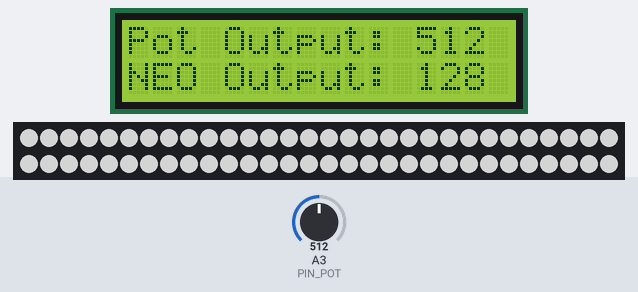
Bench run of a sketch on a simulated Arduino Uno, built with avr-gcc and run on an emulated ATmega328P. Parts: 16×2 character LCD, 60 RGB LEDs in strip order, left to right, continuing on the next row. The test bench sets the inputs (shaded band); at power-on: A3 (PIN_POT) = 512. Dim RGB values are drawn brighter than linear; the strip is taken to match the declared colour order.

Above: at 1.2 s.
1.3 s: A3 (PIN_POT) set to 4
At 2.5 s:
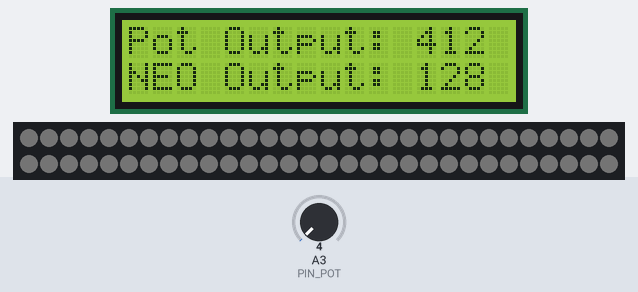
2.8 s: A3 (PIN_POT) set to 1
At 4.0 s:
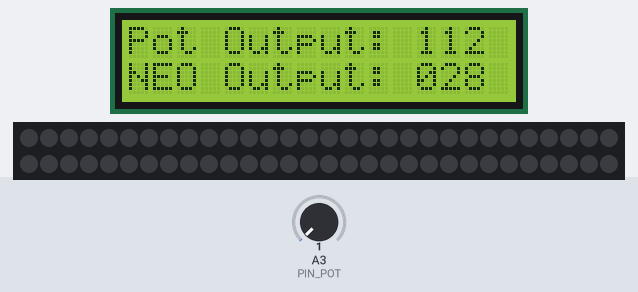
4.3 s: A3 (PIN_POT) set to 18
At 4.7 s:
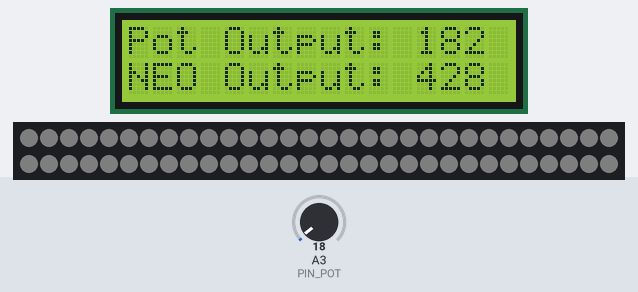
5.8 s: A3 (PIN_POT) set to 0
At 5.83 s:
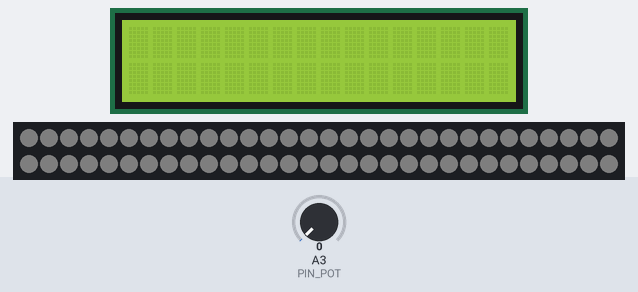
7.4 s: A3 (PIN_POT) set to 122
At 8.1 s:
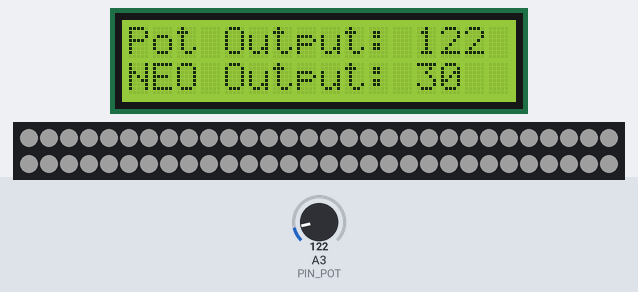
Timing chart, 0 to 10.0 s (numbered marks = the images above; inputs shaded):
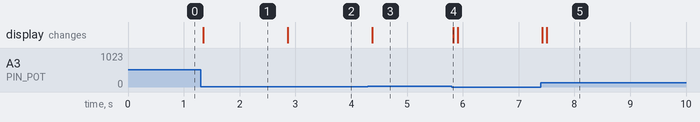

Measured:
- the behaviour switches between 3 and 2 on A3 (PIN_POT) (found by bisection; images 1 and 2)
- after the input at 1.3 s, the display: changes after 0.05 s (image 1)
- after the input at 2.8 s, the display: changes after 0.06 s (image 2)
- after the input at 4.3 s, the display: changes after 0.08 s (image 3)
- after the input at 5.8 s, the display: changes at once (image 4)
- after the input at 7.4 s, the display: first changes at once (image 5 shows a later state)

The sketch:

main.ino
```cpp
#include <Wire.h>
#include <math.h>

// LCD
#include <LiquidCrystal_I2C.h>
LiquidCrystal_I2C lcd(0x3F, 16, 2);

// POT
#define PIN_POT A3
int potVal = 0;

// NEO
#include <Adafruit_NeoPixel.h>
#define PIN_NEO_PIXEL 6
#define NUM_PIXELS 60
Adafruit_NeoPixel strip(NUM_PIXELS, PIN_NEO_PIXEL, NEO_RGBW + NEO_KHZ800); // Creating strip object
int count = 0;

void setup()
{
  Serial.begin(9600);

  // LCD
  lcd.begin();
  lcd.backlight();
  lcd.clear();

  // NEO
  strip.begin();
}

void loop()
{
  // Pot Read
  potVal = analogRead(PIN_POT);
  lcd.setCursor(0,0);
  lcd.print("Pot Output: ");
  lcd.print(potVal);

  // Neo Output
  int neoOutput = potMap(potVal);
  lcd.setCursor(0,1);
  lcd.print("NEO Output: ");
  lcd.print(neoOutput);

//strip.setPixelColor(1, neoOutput, neoOutput, neoOutput, neoOutput); // Pixel # | RGBW | 0-255
  uint32_t outputColor = strip.Color(neoOutput, neoOutput, neoOutput);
  strip.fill(outputColor, 0, NUM_PIXELS);
  strip.show();


  if (abs(analogRead(PIN_POT)- potVal) > 8) lcd.clear(); // Update Threash
  delay(50);
}

int potMap(int potValue)
{
  // Pot Range
  static double potStart = 0;
  static double potEnd = 1023;
  // Analog Write Range
  static double outputStart = 0;
  static double outputEnd = 255;
  return floor((1.0 * (((outputEnd - outputStart) / (potEnd - potStart)) * (potValue - potStart))) + 0.5);
}
```
